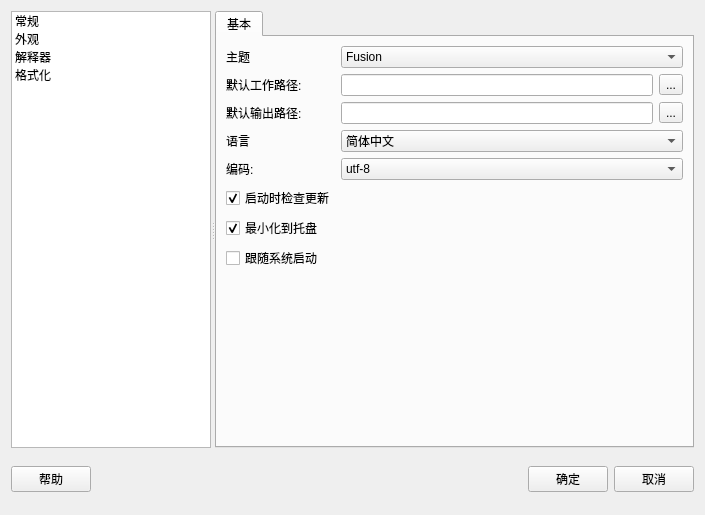
<?xml version="1.0" encoding="UTF-8"?>
<ui version="4.0">
 <class>Form</class>
 <widget class="QWidget" name="Form">
  <property name="geometry">
   <rect>
    <x>0</x>
    <y>0</y>
    <width>705</width>
    <height>515</height>
   </rect>
  </property>
  <property name="windowTitle">
   <string>选项</string>
  </property>
  <layout class="QVBoxLayout" name="verticalLayout_2">
   <item>
    <widget class="QSplitter" name="splitter">
     <property name="orientation">
      <enum>Qt::Horizontal</enum>
     </property>
     <widget class="QListWidget" name="listWidget">
      <property name="maximumSize">
       <size>
        <width>200</width>
        <height>16777215</height>
       </size>
      </property>
      <item>
       <property name="text">
        <string>常规</string>
       </property>
      </item>
      <item>
       <property name="text">
        <string>外观</string>
       </property>
      </item>
      <item>
       <property name="text">
        <string>解释器</string>
       </property>
      </item>
      <item>
       <property name="text">
        <string>格式化</string>
       </property>
      </item>
     </widget>
     <widget class="QStackedWidget" name="stackedWidget">
      <property name="currentIndex">
       <number>0</number>
      </property>
      <widget class="QWidget" name="page_general">
       <layout class="QHBoxLayout" name="horizontalLayout_3">
        <property name="leftMargin">
         <number>0</number>
        </property>
        <property name="topMargin">
         <number>0</number>
        </property>
        <property name="rightMargin">
         <number>0</number>
        </property>
        <property name="bottomMargin">
         <number>0</number>
        </property>
        <item>
         <widget class="QTabWidget" name="tabWidget">
          <property name="tabPosition">
           <enum>QTabWidget::North</enum>
          </property>
          <property name="currentIndex">
           <number>0</number>
          </property>
          <widget class="QWidget" name="tabBase">
           <attribute name="title">
            <string>基本</string>
           </attribute>
           <layout class="QVBoxLayout" name="verticalLayout_8">
            <item>
             <layout class="QFormLayout" name="formLayout_2">
              <item row="1" column="0">
               <widget class="QLabel" name="label">
                <property name="text">
                 <string>默认工作路径:</string>
                </property>
               </widget>
              </item>
              <item row="2" column="0">
               <widget class="QLabel" name="label_15">
                <property name="text">
                 <string>默认输出路径:</string>
                </property>
               </widget>
              </item>
              <item row="5" column="0">
               <widget class="QCheckBox" name="checkBox">
                <property name="text">
                 <string>启动时检查更新</string>
                </property>
                <property name="checked">
                 <bool>true</bool>
                </property>
               </widget>
              </item>
              <item row="7" column="0">
               <widget class="QCheckBox" name="checkBox_2">
                <property name="text">
                 <string>跟随系统启动</string>
                </property>
               </widget>
              </item>
              <item row="3" column="0">
               <widget class="QLabel" name="label_16">
                <property name="text">
                 <string>语言</string>
                </property>
               </widget>
              </item>
              <item row="3" column="1">
               <widget class="QComboBox" name="comboBox_9">
                <item>
                 <property name="text">
                  <string>简体中文</string>
                 </property>
                </item>
                <item>
                 <property name="text">
                  <string>英文</string>
                 </property>
                </item>
               </widget>
              </item>
              <item row="4" column="0">
               <widget class="QLabel" name="label_11">
                <property name="text">
                 <string>编码:</string>
                </property>
               </widget>
              </item>
              <item row="4" column="1">
               <widget class="QComboBox" name="comboBox_8">
                <item>
                 <property name="text">
                  <string>utf-8</string>
                 </property>
                </item>
                <item>
                 <property name="text">
                  <string>gb2312</string>
                 </property>
                </item>
               </widget>
              </item>
              <item row="1" column="1">
               <layout class="QHBoxLayout" name="horizontalLayout_14">
                <item>
                 <widget class="QLineEdit" name="lineEdit_workspace"/>
                </item>
                <item>
                 <widget class="QToolButton" name="toolButton_workspace">
                  <property name="text">
                   <string>...</string>
                  </property>
                 </widget>
                </item>
               </layout>
              </item>
              <item row="2" column="1">
               <layout class="QHBoxLayout" name="horizontalLayout_15">
                <item>
                 <widget class="QLineEdit" name="lineEdit_output"/>
                </item>
                <item>
                 <widget class="QToolButton" name="toolButton_output">
                  <property name="text">
                   <string>...</string>
                  </property>
                 </widget>
                </item>
               </layout>
              </item>
              <item row="0" column="0">
               <widget class="QLabel" name="label_theme">
                <property name="text">
                 <string>主题</string>
                </property>
               </widget>
              </item>
              <item row="0" column="1">
               <widget class="QComboBox" name="comboBox_theme">
                <item>
                 <property name="text">
                  <string>Fusion</string>
                 </property>
                </item>
                <item>
                 <property name="text">
                  <string>Qdarkstyle</string>
                 </property>
                </item>
                <item>
                 <property name="text">
                  <string>windowsvista</string>
                 </property>
                </item>
                <item>
                 <property name="text">
                  <string>Windows</string>
                 </property>
                </item>
               </widget>
              </item>
              <item row="6" column="0">
               <widget class="QCheckBox" name="checkBox_minitray">
                <property name="text">
                 <string>最小化到托盘</string>
                </property>
                <property name="checked">
                 <bool>true</bool>
                </property>
               </widget>
              </item>
             </layout>
            </item>
            <item>
             <spacer name="verticalSpacer_2">
              <property name="orientation">
               <enum>Qt::Vertical</enum>
              </property>
              <property name="sizeHint" stdset="0">
               <size>
                <width>20</width>
                <height>40</height>
               </size>
              </property>
             </spacer>
            </item>
           </layout>
          </widget>
         </widget>
        </item>
       </layout>
      </widget>
      <widget class="QWidget" name="page_appearance">
       <layout class="QVBoxLayout" name="verticalLayout_6">
        <item>
         <layout class="QVBoxLayout" name="verticalLayout_5">
          <item>
           <widget class="QCheckBox" name="checkBox_3">
            <property name="text">
             <string>是否隔行着色</string>
            </property>
            <property name="checked">
             <bool>true</bool>
            </property>
           </widget>
          </item>
          <item>
           <layout class="QHBoxLayout" name="horizontalLayout_11">
            <item>
             <widget class="QLabel" name="label_10">
              <property name="text">
               <string>表头背景颜色:</string>
              </property>
             </widget>
            </item>
            <item>
             <widget class="QPushButton" name="pushButton">
              <property name="text">
               <string>颜色</string>
              </property>
             </widget>
            </item>
            <item>
             <spacer name="horizontalSpacer_4">
              <property name="orientation">
               <enum>Qt::Horizontal</enum>
              </property>
              <property name="sizeHint" stdset="0">
               <size>
                <width>40</width>
                <height>20</height>
               </size>
              </property>
             </spacer>
            </item>
           </layout>
          </item>
         </layout>
        </item>
        <item>
         <layout class="QHBoxLayout" name="horizontalLayout_6"/>
        </item>
        <item>
         <layout class="QHBoxLayout" name="horizontalLayout_5">
          <item>
           <widget class="QLabel" name="label_3">
            <property name="text">
             <string>字体大小：</string>
            </property>
           </widget>
          </item>
          <item>
           <widget class="QLineEdit" name="lineEdit_2">
            <property name="maximumSize">
             <size>
              <width>60</width>
              <height>16777215</height>
             </size>
            </property>
            <property name="text">
             <string>15</string>
            </property>
           </widget>
          </item>
          <item>
           <spacer name="horizontalSpacer_3">
            <property name="orientation">
             <enum>Qt::Horizontal</enum>
            </property>
            <property name="sizeHint" stdset="0">
             <size>
              <width>120</width>
              <height>20</height>
             </size>
            </property>
           </spacer>
          </item>
         </layout>
        </item>
        <item>
         <layout class="QHBoxLayout" name="horizontalLayout_4">
          <item>
           <widget class="QLabel" name="label_2">
            <property name="text">
             <string>字体：</string>
            </property>
           </widget>
          </item>
          <item>
           <widget class="QComboBox" name="comboBox">
            <item>
             <property name="text">
              <string>Source Code Pro</string>
             </property>
            </item>
           </widget>
          </item>
          <item>
           <spacer name="horizontalSpacer_2">
            <property name="orientation">
             <enum>Qt::Horizontal</enum>
            </property>
            <property name="sizeHint" stdset="0">
             <size>
              <width>40</width>
              <height>20</height>
             </size>
            </property>
           </spacer>
          </item>
         </layout>
        </item>
        <item>
         <widget class="QTextEdit" name="textEdit">
          <property name="maximumSize">
           <size>
            <width>16777215</width>
            <height>16777215</height>
           </size>
          </property>
          <property name="html">
           <string>&lt;!DOCTYPE HTML PUBLIC &quot;-//W3C//DTD HTML 4.0//EN&quot; &quot;http://www.w3.org/TR/REC-html40/strict.dtd&quot;&gt;
&lt;html&gt;&lt;head&gt;&lt;meta name=&quot;qrichtext&quot; content=&quot;1&quot; /&gt;&lt;style type=&quot;text/css&quot;&gt;
p, li { white-space: pre-wrap; }
&lt;/style&gt;&lt;/head&gt;&lt;body style=&quot; font-family:'SimSun'; font-size:9pt; font-weight:400; font-style:normal;&quot;&gt;
&lt;p style=&quot; margin-top:0px; margin-bottom:0px; margin-left:0px; margin-right:0px; -qt-block-indent:0; text-indent:0px;&quot;&gt;Patata is a full-featured IDE&lt;/p&gt;
&lt;p style=&quot; margin-top:0px; margin-bottom:0px; margin-left:0px; margin-right:0px; -qt-block-indent:0; text-indent:0px;&quot;&gt;with a high level of usability and outstanding&lt;/p&gt;
&lt;p style=&quot; margin-top:0px; margin-bottom:0px; margin-left:0px; margin-right:0px; -qt-block-indent:0; text-indent:0px;&quot;&gt;advanced code editing and refactoring support.&lt;/p&gt;
&lt;p style=&quot;-qt-paragraph-type:empty; margin-top:0px; margin-bottom:0px; margin-left:0px; margin-right:0px; -qt-block-indent:0; text-indent:0px;&quot;&gt;&lt;br /&gt;&lt;/p&gt;
&lt;p style=&quot; margin-top:0px; margin-bottom:0px; margin-left:0px; margin-right:0px; -qt-block-indent:0; text-indent:0px;&quot;&gt;abcdefghijklmnopqrstuvwxyz 0123456789 (){}[]&lt;/p&gt;
&lt;p style=&quot; margin-top:0px; margin-bottom:0px; margin-left:0px; margin-right:0px; -qt-block-indent:0; text-indent:0px;&quot;&gt;ABCDEFGHIJKLMNOPQRSTUVWXYZ +-*/= .,;:!? #&amp;amp;$%@|^&lt;/p&gt;&lt;/body&gt;&lt;/html&gt;</string>
          </property>
         </widget>
        </item>
       </layout>
      </widget>
      <widget class="QWidget" name="page_interpreter">
       <layout class="QHBoxLayout" name="horizontalLayout_9">
        <property name="leftMargin">
         <number>0</number>
        </property>
        <property name="topMargin">
         <number>0</number>
        </property>
        <property name="rightMargin">
         <number>0</number>
        </property>
        <property name="bottomMargin">
         <number>0</number>
        </property>
        <item>
         <widget class="QTabWidget" name="tabWidget_2">
          <property name="currentIndex">
           <number>0</number>
          </property>
          <widget class="QWidget" name="tab">
           <attribute name="title">
            <string>基本</string>
           </attribute>
           <layout class="QHBoxLayout" name="horizontalLayout_10">
            <item>
             <widget class="QTableWidget" name="tableWidget">
              <column>
               <property name="text">
                <string>名称</string>
               </property>
              </column>
              <column>
               <property name="text">
                <string>版本</string>
               </property>
              </column>
              <column>
               <property name="text">
                <string>路径</string>
               </property>
              </column>
              <column>
               <property name="text">
                <string>默认</string>
               </property>
              </column>
             </widget>
            </item>
            <item>
             <layout class="QVBoxLayout" name="verticalLayout_4">
              <item>
               <widget class="QPushButton" name="pushButton_new">
                <property name="text">
                 <string>新增</string>
                </property>
               </widget>
              </item>
              <item>
               <widget class="QPushButton" name="pushButton_alter">
                <property name="text">
                 <string>修改</string>
                </property>
               </widget>
              </item>
              <item>
               <widget class="QPushButton" name="pushButton_delete">
                <property name="text">
                 <string>删除</string>
                </property>
               </widget>
              </item>
              <item>
               <spacer name="verticalSpacer">
                <property name="orientation">
                 <enum>Qt::Vertical</enum>
                </property>
                <property name="sizeHint" stdset="0">
                 <size>
                  <width>20</width>
                  <height>40</height>
                 </size>
                </property>
               </spacer>
              </item>
             </layout>
            </item>
           </layout>
          </widget>
          <widget class="QWidget" name="tab_2">
           <attribute name="title">
            <string>高级</string>
           </attribute>
           <layout class="QVBoxLayout" name="verticalLayout_7">
            <item>
             <layout class="QHBoxLayout" name="horizontalLayout_2">
              <item>
               <widget class="QLabel" name="label_14">
                <property name="text">
                 <string>下 载 源:</string>
                </property>
               </widget>
              </item>
              <item>
               <widget class="QComboBox" name="comboBox_source">
                <property name="enabled">
                 <bool>true</bool>
                </property>
                <property name="minimumSize">
                 <size>
                  <width>100</width>
                  <height>0</height>
                 </size>
                </property>
                <property name="maximumSize">
                 <size>
                  <width>100</width>
                  <height>16777215</height>
                 </size>
                </property>
                <item>
                 <property name="text">
                  <string>腾讯(推荐)</string>
                 </property>
                </item>
                <item>
                 <property name="text">
                  <string>官方</string>
                 </property>
                </item>
                <item>
                 <property name="text">
                  <string>清华大学</string>
                 </property>
                </item>
                <item>
                 <property name="text">
                  <string>阿里</string>
                 </property>
                </item>
                <item>
                 <property name="text">
                  <string>豆瓣</string>
                 </property>
                </item>
                <item>
                 <property name="text">
                  <string>自定义</string>
                 </property>
                </item>
               </widget>
              </item>
              <item>
               <widget class="QLineEdit" name="lineEdit_source">
                <property name="text">
                 <string>https://mirrors.cloud.tencent.com/pypi/simple</string>
                </property>
                <property name="alignment">
                 <set>Qt::AlignLeading|Qt::AlignLeft|Qt::AlignVCenter</set>
                </property>
                <property name="readOnly">
                 <bool>true</bool>
                </property>
                <property name="placeholderText">
                 <string>腾讯镜像源</string>
                </property>
               </widget>
              </item>
             </layout>
            </item>
            <item>
             <layout class="QHBoxLayout" name="horizontalLayout_13">
              <item>
               <widget class="QLabel" name="label_13">
                <property name="text">
                 <string>默认路径:</string>
                </property>
               </widget>
              </item>
              <item>
               <widget class="QComboBox" name="comboBox_dir_2">
                <property name="minimumSize">
                 <size>
                  <width>100</width>
                  <height>0</height>
                 </size>
                </property>
                <property name="maximumSize">
                 <size>
                  <width>100</width>
                  <height>16777215</height>
                 </size>
                </property>
                <item>
                 <property name="text">
                  <string>默认位置</string>
                 </property>
                </item>
                <item>
                 <property name="text">
                  <string>用户目录</string>
                 </property>
                </item>
                <item>
                 <property name="text">
                  <string>仅下载</string>
                 </property>
                </item>
                <item>
                 <property name="text">
                  <string>自定义</string>
                 </property>
                </item>
               </widget>
              </item>
              <item>
               <widget class="QLineEdit" name="lineEdit_dir_2">
                <property name="readOnly">
                 <bool>true</bool>
                </property>
                <property name="placeholderText">
                 <string>默认</string>
                </property>
               </widget>
              </item>
              <item>
               <widget class="QToolButton" name="toolButton_3">
                <property name="text">
                 <string>...</string>
                </property>
               </widget>
              </item>
             </layout>
            </item>
            <item>
             <layout class="QHBoxLayout" name="horizontalLayout_12">
              <item>
               <widget class="QLabel" name="label_12">
                <property name="text">
                 <string>安装选项:</string>
                </property>
               </widget>
              </item>
              <item>
               <widget class="QComboBox" name="comboBox_dir">
                <property name="minimumSize">
                 <size>
                  <width>100</width>
                  <height>0</height>
                 </size>
                </property>
                <property name="maximumSize">
                 <size>
                  <width>100</width>
                  <height>16777215</height>
                 </size>
                </property>
                <item>
                 <property name="text">
                  <string>默认位置</string>
                 </property>
                </item>
                <item>
                 <property name="text">
                  <string>用户目录</string>
                 </property>
                </item>
                <item>
                 <property name="text">
                  <string>仅下载</string>
                 </property>
                </item>
                <item>
                 <property name="text">
                  <string>自定义</string>
                 </property>
                </item>
               </widget>
              </item>
              <item>
               <widget class="QLineEdit" name="lineEdit_dir">
                <property name="readOnly">
                 <bool>true</bool>
                </property>
                <property name="placeholderText">
                 <string>默认</string>
                </property>
               </widget>
              </item>
              <item>
               <widget class="QToolButton" name="toolButton_2">
                <property name="text">
                 <string>...</string>
                </property>
               </widget>
              </item>
             </layout>
            </item>
            <item>
             <spacer name="verticalSpacer_3">
              <property name="orientation">
               <enum>Qt::Vertical</enum>
              </property>
              <property name="sizeHint" stdset="0">
               <size>
                <width>20</width>
                <height>40</height>
               </size>
              </property>
             </spacer>
            </item>
           </layout>
          </widget>
         </widget>
        </item>
       </layout>
      </widget>
      <widget class="QWidget" name="page_format">
       <layout class="QVBoxLayout" name="verticalLayout_3">
        <item>
         <layout class="QFormLayout" name="formLayout">
          <item row="0" column="0">
           <widget class="QLabel" name="label_4">
            <property name="text">
             <string>日期格式:</string>
            </property>
           </widget>
          </item>
          <item row="0" column="1">
           <widget class="QComboBox" name="comboBox_2">
            <item>
             <property name="text">
              <string>2020-01-01</string>
             </property>
            </item>
            <item>
             <property name="text">
              <string>2020/01/01</string>
             </property>
            </item>
            <item>
             <property name="text">
              <string/>
             </property>
            </item>
           </widget>
          </item>
          <item row="1" column="1">
           <widget class="QComboBox" name="comboBox_3">
            <item>
             <property name="text">
              <string>15:30:01(24-小时制)</string>
             </property>
            </item>
            <item>
             <property name="text">
              <string>3:30:01 PM(12-小时制)</string>
             </property>
            </item>
            <item>
             <property name="text">
              <string/>
             </property>
            </item>
           </widget>
          </item>
          <item row="1" column="0">
           <widget class="QLabel" name="label_5">
            <property name="text">
             <string>时间格式:</string>
            </property>
           </widget>
          </item>
          <item row="2" column="1">
           <widget class="QComboBox" name="comboBox_4">
            <item>
             <property name="text">
              <string>美元US Dollar</string>
             </property>
            </item>
            <item>
             <property name="text">
              <string>人民币Chinese Yuan</string>
             </property>
            </item>
            <item>
             <property name="text">
              <string/>
             </property>
            </item>
           </widget>
          </item>
          <item row="2" column="0">
           <widget class="QLabel" name="label_6">
            <property name="text">
             <string>货币单位:</string>
            </property>
           </widget>
          </item>
          <item row="3" column="1">
           <widget class="QComboBox" name="comboBox_5">
            <item>
             <property name="text">
              <string>￥</string>
             </property>
            </item>
            <item>
             <property name="text">
              <string>CNY</string>
             </property>
            </item>
            <item>
             <property name="text">
              <string>$</string>
             </property>
            </item>
            <item>
             <property name="text">
              <string>USD</string>
             </property>
            </item>
           </widget>
          </item>
          <item row="3" column="0">
           <widget class="QLabel" name="label_7">
            <property name="text">
             <string>货币符号:</string>
            </property>
           </widget>
          </item>
          <item row="4" column="1">
           <widget class="QComboBox" name="comboBox_6">
            <item>
             <property name="text">
              <string>列标题内</string>
             </property>
            </item>
            <item>
             <property name="text">
              <string>单元格内</string>
             </property>
            </item>
           </widget>
          </item>
          <item row="4" column="0">
           <widget class="QLabel" name="label_8">
            <property name="text">
             <string>货币符号位于:</string>
            </property>
           </widget>
          </item>
         </layout>
        </item>
       </layout>
      </widget>
     </widget>
    </widget>
   </item>
   <item>
    <widget class="QWidget" name="widget" native="true">
     <property name="maximumSize">
      <size>
       <width>16777215</width>
       <height>50</height>
      </size>
     </property>
     <layout class="QHBoxLayout" name="horizontalLayout_7">
      <property name="leftMargin">
       <number>0</number>
      </property>
      <property name="topMargin">
       <number>0</number>
      </property>
      <property name="rightMargin">
       <number>0</number>
      </property>
      <property name="bottomMargin">
       <number>0</number>
      </property>
      <item>
       <layout class="QHBoxLayout" name="horizontalLayout">
        <item>
         <widget class="QPushButton" name="pushButton_help">
          <property name="text">
           <string>帮助</string>
          </property>
         </widget>
        </item>
        <item>
         <spacer name="horizontalSpacer">
          <property name="orientation">
           <enum>Qt::Horizontal</enum>
          </property>
          <property name="sizeHint" stdset="0">
           <size>
            <width>40</width>
            <height>20</height>
           </size>
          </property>
         </spacer>
        </item>
        <item>
         <widget class="QPushButton" name="pushButton_ok">
          <property name="text">
           <string>确定</string>
          </property>
         </widget>
        </item>
        <item>
         <widget class="QPushButton" name="pushButton_cancel">
          <property name="text">
           <string>取消</string>
          </property>
         </widget>
        </item>
       </layout>
      </item>
     </layout>
    </widget>
   </item>
  </layout>
 </widget>
 <resources/>
 <connections/>
</ui>
